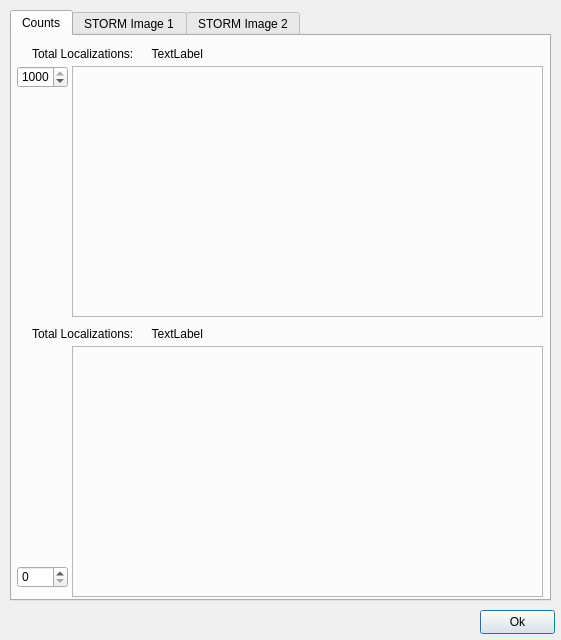
<?xml version="1.0" encoding="UTF-8"?>
<ui version="4.0">
 <class>Dialog</class>
 <widget class="QDialog" name="Dialog">
  <property name="geometry">
   <rect>
    <x>0</x>
    <y>0</y>
    <width>561</width>
    <height>640</height>
   </rect>
  </property>
  <property name="sizePolicy">
   <sizepolicy hsizetype="Fixed" vsizetype="Fixed">
    <horstretch>0</horstretch>
    <verstretch>0</verstretch>
   </sizepolicy>
  </property>
  <property name="minimumSize">
   <size>
    <width>561</width>
    <height>640</height>
   </size>
  </property>
  <property name="maximumSize">
   <size>
    <width>561</width>
    <height>640</height>
   </size>
  </property>
  <property name="windowTitle">
   <string>HAL-4000 Spot Counter</string>
  </property>
  <widget class="QPushButton" name="okButton">
   <property name="geometry">
    <rect>
     <x>480</x>
     <y>610</y>
     <width>75</width>
     <height>24</height>
    </rect>
   </property>
   <property name="text">
    <string>Ok</string>
   </property>
  </widget>
  <widget class="QTabWidget" name="tabWidget">
   <property name="geometry">
    <rect>
     <x>10</x>
     <y>10</y>
     <width>541</width>
     <height>591</height>
    </rect>
   </property>
   <property name="currentIndex">
    <number>0</number>
   </property>
   <widget class="QWidget" name="countsTab">
    <attribute name="title">
     <string>Counts</string>
    </attribute>
    <widget class="QFrame" name="graphFrame">
     <property name="geometry">
      <rect>
       <x>60</x>
       <y>30</y>
       <width>471</width>
       <height>251</height>
      </rect>
     </property>
     <property name="frameShape">
      <enum>QFrame::StyledPanel</enum>
     </property>
     <property name="frameShadow">
      <enum>QFrame::Sunken</enum>
     </property>
    </widget>
    <widget class="QLabel" name="countsText1">
     <property name="geometry">
      <rect>
       <x>20</x>
       <y>10</y>
       <width>101</width>
       <height>16</height>
      </rect>
     </property>
     <property name="text">
      <string>Total Localizations:</string>
     </property>
    </widget>
    <widget class="QLabel" name="countsLabel1">
     <property name="geometry">
      <rect>
       <x>130</x>
       <y>10</y>
       <width>61</width>
       <height>16</height>
      </rect>
     </property>
     <property name="text">
      <string>TextLabel</string>
     </property>
     <property name="alignment">
      <set>Qt::AlignRight|Qt::AlignTrailing|Qt::AlignVCenter</set>
     </property>
    </widget>
    <widget class="QSpinBox" name="minSpinBox">
     <property name="geometry">
      <rect>
       <x>5</x>
       <y>530</y>
       <width>51</width>
       <height>22</height>
      </rect>
     </property>
     <property name="maximum">
      <number>1000</number>
     </property>
     <property name="singleStep">
      <number>10</number>
     </property>
    </widget>
    <widget class="QSpinBox" name="maxSpinBox">
     <property name="geometry">
      <rect>
       <x>5</x>
       <y>30</y>
       <width>51</width>
       <height>22</height>
      </rect>
     </property>
     <property name="minimum">
      <number>10</number>
     </property>
     <property name="maximum">
      <number>1000</number>
     </property>
     <property name="singleStep">
      <number>10</number>
     </property>
     <property name="value">
      <number>1000</number>
     </property>
    </widget>
    <widget class="QFrame" name="graphFrame2">
     <property name="geometry">
      <rect>
       <x>60</x>
       <y>310</y>
       <width>471</width>
       <height>251</height>
      </rect>
     </property>
     <property name="frameShape">
      <enum>QFrame::StyledPanel</enum>
     </property>
     <property name="frameShadow">
      <enum>QFrame::Sunken</enum>
     </property>
    </widget>
    <widget class="QLabel" name="countsText3">
     <property name="geometry">
      <rect>
       <x>20</x>
       <y>290</y>
       <width>101</width>
       <height>16</height>
      </rect>
     </property>
     <property name="text">
      <string>Total Localizations:</string>
     </property>
    </widget>
    <widget class="QLabel" name="countsLabel3">
     <property name="geometry">
      <rect>
       <x>130</x>
       <y>290</y>
       <width>61</width>
       <height>16</height>
      </rect>
     </property>
     <property name="text">
      <string>TextLabel</string>
     </property>
     <property name="alignment">
      <set>Qt::AlignRight|Qt::AlignTrailing|Qt::AlignVCenter</set>
     </property>
    </widget>
   </widget>
   <widget class="QWidget" name="imageTab">
    <attribute name="title">
     <string>STORM Image 1</string>
    </attribute>
    <widget class="QFrame" name="imageFrame">
     <property name="geometry">
      <rect>
       <x>10</x>
       <y>40</y>
       <width>516</width>
       <height>516</height>
      </rect>
     </property>
     <property name="frameShape">
      <enum>QFrame::StyledPanel</enum>
     </property>
     <property name="frameShadow">
      <enum>QFrame::Sunken</enum>
     </property>
    </widget>
    <widget class="QLabel" name="countsText2">
     <property name="geometry">
      <rect>
       <x>20</x>
       <y>10</y>
       <width>101</width>
       <height>16</height>
      </rect>
     </property>
     <property name="text">
      <string>Total Localizations:</string>
     </property>
    </widget>
    <widget class="QLabel" name="countsLabel2">
     <property name="geometry">
      <rect>
       <x>130</x>
       <y>10</y>
       <width>61</width>
       <height>16</height>
      </rect>
     </property>
     <property name="text">
      <string>TextLabel</string>
     </property>
     <property name="alignment">
      <set>Qt::AlignRight|Qt::AlignTrailing|Qt::AlignVCenter</set>
     </property>
    </widget>
   </widget>
   <widget class="QWidget" name="imageTab2">
    <attribute name="title">
     <string>STORM Image 2</string>
    </attribute>
    <widget class="QLabel" name="countsLabel4">
     <property name="geometry">
      <rect>
       <x>130</x>
       <y>10</y>
       <width>61</width>
       <height>16</height>
      </rect>
     </property>
     <property name="text">
      <string>TextLabel</string>
     </property>
     <property name="alignment">
      <set>Qt::AlignRight|Qt::AlignTrailing|Qt::AlignVCenter</set>
     </property>
    </widget>
    <widget class="QFrame" name="imageFrame2">
     <property name="geometry">
      <rect>
       <x>10</x>
       <y>40</y>
       <width>516</width>
       <height>516</height>
      </rect>
     </property>
     <property name="frameShape">
      <enum>QFrame::StyledPanel</enum>
     </property>
     <property name="frameShadow">
      <enum>QFrame::Sunken</enum>
     </property>
    </widget>
    <widget class="QLabel" name="countsText4">
     <property name="geometry">
      <rect>
       <x>20</x>
       <y>10</y>
       <width>101</width>
       <height>16</height>
      </rect>
     </property>
     <property name="text">
      <string>Total Localizations:</string>
     </property>
    </widget>
   </widget>
  </widget>
 </widget>
 <resources/>
 <connections/>
</ui>
